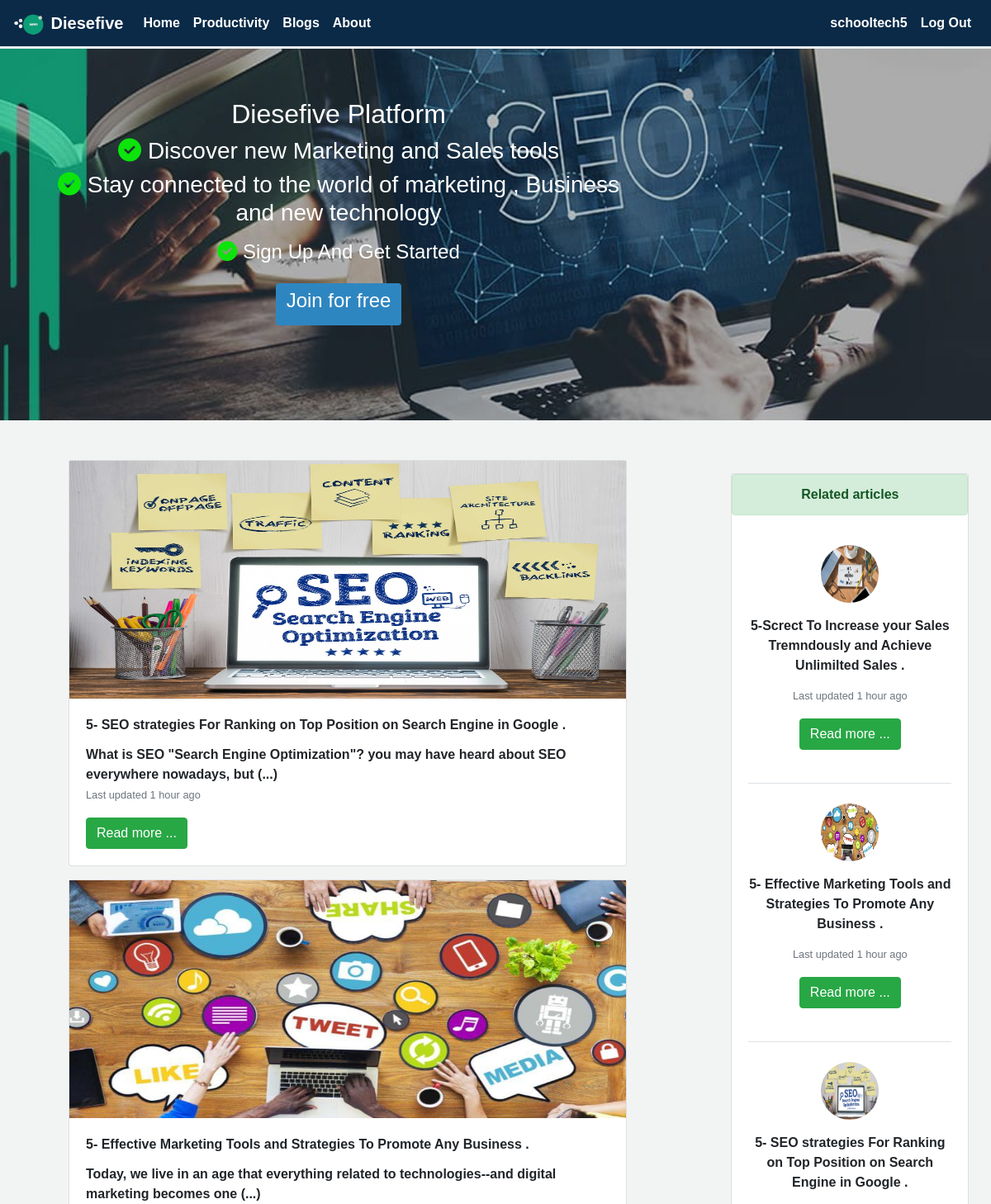
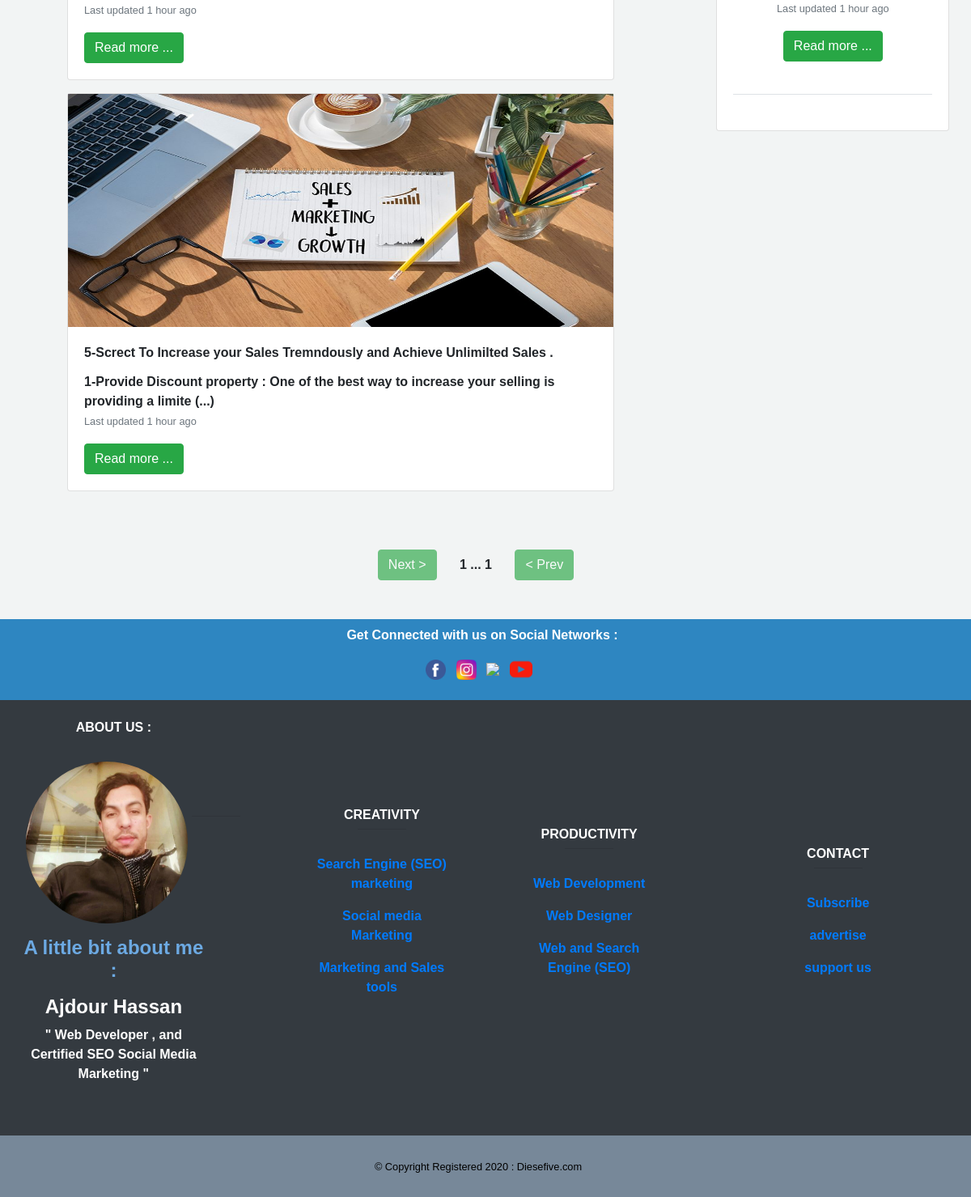
The page / (signed in) on the database its author committed (2 pictures, top to bottom).
### myblog/models.py (models this page shows, shortened)
class post(models.Model):
    image = models.ImageField(default='default.jpg', upload_to='profile_pics')
    title = models.CharField(max_length=100)
    content = models.TextField()
    post_date = models.DateTimeField(default=timezone.now)
    post_update = models.DateTimeField(auto_now=True)
    author = models.ForeignKey(User , on_delete=models.CASCADE)
    class Meta():
        ordering = ('-post_update',)

### myblog/views.py (the view)
# urls.py: path('', views.home, name='home'),
def home(request):
    posts = post.objects.all()
    paginator = Paginator(posts, 4)
    page = request.GET.get('page')
    try :
        posts = paginator.page(page)
    except PageNotAnInteger :
        posts = paginator.page(1)
    except EmptyPage :
        posts = paginator.page(paginator.num_page)
    context = {
        'title' : 'home',
        'posts' : posts,
        'post'  : page,
    }
    return render(request, 'home.html' , context )

### myblog/templates/home.html (shortened to what this page needs)
{% extends 'base.html' %}
{% block content %}
<section>
  <header>
               <div class="container mr-2 mt-5">
                    <div class="row ml-3">
                          <div class="col-md-8">
                          <div class="row mr-5">
                                {% for post in posts %}
                                <div class="card mb-3" >
                                        <img class="card-img-" src="{{post.image.url}}" alt="Card image cap"  style="height: 18rem;">
                                        <div class="card-body">
                                          <p class="card-title">{{post.title}}</p>
                                          {% if post.content|length > 120 %}
                                          {{post.content|slice:'100'}} (...)
                                          {% else %}
                                          <p class="card-text">{{post.content|linebreaks}}</p>
                                          {% endif %}
                                          <p class="card-text"><small class="text-muted">Last updated 1 hour ago </small></p>
                                          <a href="{% url 'detail' post.id %}" class="btn btn-success">Read more ...</a>
                                        </div>
                                      </div>
                                {% endfor %}
                              </div>
                              </div>
                    <div class="col-md-4">
                    <div class="row ml-5">
                       {% include 'posts.html' %}
                    </div>
                    </div>
              </div>
            </div>
</header>
</section>
<div class="mt-4 text-center">
   {% include 'pagination.html' with page=posts %}
</div>
{% endblock content %}

### myblog/templates/base.html (shortened to what this page needs)
{% load static %}
{% load post_tag %}
<!DOCTYPE html>
<html lang="ar">
<head>
     <link rel="stylesheet" type="text/css" href="{% static 'css\bootstrap.min.css' %}" >
     <link rel="stylesheet" type="text/css" href="{% static 'css\home.css' %}" >
     <link rel="stylesheet" href="path/to/font-awesome/css/font-awesome.min.css">
</head>
<body>
<header>
  <nav class="navbar  navbar-expand-lg  navbar-dark navbar-bg-lg  scrolling-navbar">
    <a class="navbar-brand" href="{% url 'home' %}"> <img src="{% static 'images\diese53.jpg' %}" alt="" width="40px"> Diesefive </a>
    <div class="collapse navbar-collapse" id="navbarSupportedContent">
      <ul class="navbar-nav mr-auto">
        <li class="nav-item active">
          <a class="nav-link" href="{% url 'home' %}"> Home <span class="sr-only">(current)</span></a>
        </li>
        <li class="nav-item active">
          <a class="nav-link" href="{% url 'book' %}"> Productivity </a>
        </li>
        <li class="nav-item active">
          <a class="nav-link" href="{% url 'home' %}"> Blogs </a>
        </li>
        <li class="nav-item active">
          <a class="nav-link" href="{% url 'about' %}"> About </a>
        </li>
      </ul>
      {% if user.is_authenticated %}
      <ul class="navbar-nav ">
           <li class="nav-item active "><a class="nav-link" href=""> {{user.username}} </a></li>
          <li class="nav-item active"><a class="nav-link" href="{% url 'logout' %}">  Log Out </a>
          </li>
      </ul>
      {% else %}
      <ul class="navbar-nav">
        <li class="nav-item active"><a class="nav-link" href="{% url 'register' %}"> Sign Up  </a></li>
           <li class="nav-item active"><a class="nav-link" href="{% url 'login' %}">  Sign in </a></li>
      </ul>
      {% endif %}
    </div>
  </nav>
</header>
<section class="image">
<div class="container">
<div class="row">
  <div class="col-md-8">
    <div class="title">
      <div class="mt-4">
        <h2>  Diesefive Platform </h2>
          </div>
            <div class="mt-1">
              <h3> <i class="fas fa-check-circle" style="color: rgb(12, 228, 12)"></i> Discover new Marketing and Sales tools  </h3>
                </div>
            <div class="mt-1">
              <h3>  <i class="fas fa-check-circle" style="color: rgb(12, 228, 12)"></i> Stay connected to the world of marketing , Business and new technology   </h3>
            </div>
              <div class="mt-3">
                  <h4>  <i class="fas fa-check-circle" style="color: rgb(12, 228, 12)"></i>  Sign Up And Get Started </h4>
              </div>
           <div class="m mt-4">
           <a class="btn" style="color:white; background-color:#2e86c1;" href="{% url 'register' %}"> <h4 class="btt"> Join for free  </h4> </a>
      </div>
   </div>
</div>
  <div class="col-md-4">
  </div>
</div>
</div>
</section>
      <div>
          {% block content %}
          {% endblock content %}
      </div>
  <div class="second mt-5 " >
            <p class="font-weight-bold" style="color: white ;"> Get  Connected with us on Social Networks : <p>
            <a class="mr-2"  href="https://web.facebook.com/Diesefive-108255180913394/"><img src="{% static 'images\facebook.png' %}"  width="25px"> </a>
            <a class="mr-2"  href="https://www.instagram.com/Diesefive/"><img src="{% static 'images\instagram.png' %}"  width="25px"> </a>
            <a class="mr-2"  href="https://web.telegram.org/#/im?p=@diese5"><img src="{% static 'images\tel.png' %}"  width="35px"> </a>
            <a class="mr-2"  href="https://www.youtube.com/channel/UCqDvKCHZD17a7O7WAQASTWw/featured?view_as=subscriber"><img src="{% static 'images\youtube.png' %}"  width="28px">  </a>
   </div>
<footer class="page-footer bg-dark font-small fourth">
  <div class="row py-4 d-flex align-items-center dec">
      <div class="col-md-3 col-lg-4 col-xl-3 mx-auto mb-4">
        <h6 class="text-uppercase font-weight-bold mr-5"> About us : </h6>
        <img class="img-fluid rounded-circle mt-4 gmi" src="{% static 'images\hassan.jpg' %}">
        <hr class="deep-purple accent-2 mb-4 mt-0 d-inline-block mx-auto" style="width: 60px;">
            <h4 class="mr-5 mt-3 font-weight-bold" style='color: rgb(108, 169, 226)'>  A little bit about me :  </h4>
        <h4 class="mr-5 mt-3 font-weight-bold"> Ajdour Hassan  </h4>
        <p class="mr-5 mt-1" > " Web Developer , and Certified SEO Social Media Marketing "</p>
      </div>
          <div class="col-md-2 col-lg-2 col-xl-2 mx-auto mb-4">
        <h6 class="text-uppercase font-weight-bold"> Creativity </h6>
        <hr class="deep-purple accent-2 mb-4 mt-0 d-inline-block mx-auto" style="width: 60px;">
        <p>
          <a href="http://127.0.0.1:8000/detail/1/"> Search Engine (SEO) marketing </a>
        </p>
        <p>
          <a href="http://127.0.0.1:8000/detail/3/"> Social media Marketing </a>
        </p>
          <a href="http://127.0.0.1:8000/detail/2/"> Marketing and Sales tools </a>
          </div>
      <div class="col-md-3 col-lg-2 col-xl-2 mx-auto mb-4">
        <h6 class="text-uppercase font-weight-bold"> Productivity </h6>
        <hr class="deep-purple accent-2 mb-4 mt-0 d-inline-block mx-auto" style="width: 60px;">
        <p>
          <a href="http://127.0.0.1:8000/book_detail/2/"> Web Development </a>
        </p>
        <p>
          <a href="http://127.0.0.1:8000/book_detail/1/"> Web Designer  </a>
        </p>
        <p>
          <a href="http://127.0.0.1:8000/detail/1/"> Web and Search Engine (SEO) </a>
        </p>
      </div>
      <div class="col-md-4 col-lg-3 col-xl-3 mx-auto mb-md-0 mb-4">
        <h6 class="text-uppercase font-weight-bold"> Contact </h6>
        <hr class="deep-purple accent-2 mb-4 mt-0 d-inline-block mx-auto" style="width: 60px; color: white;">
        <p>
          <a href="https://www.youtube.com/channel/UCqDvKCHZD17a7O7WAQASTWw/featured?view_as=subscriber">Subscribe</a>
        </p>
        <p>
          <a href="https://www.instagram.com/Diesefive/"> advertise </a>
        </p>
        <p>
          <a href="https://www.instagram.com/Diesefive/">support us </a>
        </p>
      </div>
    </div>
  <div class="third">
    <div class="m-2 color-secondary ">
      <div class="mt-2"> <small>&copy Copyright Registered 2020 : Diesefive.com </small> </div>
  </div>
</div>
</footer>
</body>
</html>

### myblog/templates/posts.html
{% block content %}
<header>
<div class="container text-center">
        <div class="row">
         <div class="card mt-3" style="width: 18rem;">
            <div class="alert alert-success" role="alert">
              Related articles
            </div>
            <div class="card-body">
              {% for post in posts reversed %}
               <p><img src="{{post.image.url}}" class="img-fluid rounded-circle " style="width: 70px; height:70px;"> </p>
               <p class="card-title">{{post.title}}</p>
                 <p class="card-text"><small class="text-muted">Last updated 1 hour ago </small></p>
               <a href="{% url 'detail' post.id %}" class="btn btn-success">Read more ...</a>
               <p class="border-bottom pb-3 mb-4 mt-4"></p>
               {% endfor %}
             </div>
           </div>
        </div>
   </div>
</header>
{% endblock %}

### myblog/static/css/home.css (style rules this page uses)
.navbar { border-bottom : 3px solid #e7eff3 ; background-color: #0a2a47 ; }
body { background-color : #f2f4f4 ; font-family: 'Gill Sans', sans-serif; font-weight: 600; }
html,body { direction: ltr ; text-align: left ; }
.image { background-image: url('../images/d.jpg') ; background-size: cover; background-position: center center; height: 450px ; }
.title { margin-top: 60px; text-align: center ; color: #ffffff ; }
.second { background-color: #2e86c1 ; text-align: center ; padding : 8px 8px 8px 0 ; }
.third { background-color: lightslategray ; text-align: center ; padding : 18px 18px 18px 0 ; color: black; }
.fourth { background-color: #0a2a47 ; color : white; text-align: center; }
.gmi { height: 200px; }

### rows shown on the page
post: image (picture), title "5- SEO strategies For Ranking on Top Position on Search Engine in Google .", content "What is SEO \"Search Engine Optimization\"? you may have heard about SEO everywhere nowadays, but"
post: image (picture), title "5- Effective Marketing Tools and Strategies To Promote Any Business .", content "Today, we live in an age that everything related to technologies--and digital marketing becomes one"
post: image (picture), title "5-Screct To Increase your Sales Tremndously and Achieve Unlimilted Sales .", content "1-Provide Discount property : One of the best way to increase your selling is providing a limite"

### other values the page prints
{{ user.username }} "schooltech5"
{{ page.number }} "1"
{{ page.paginator.num_pages }} "1"
